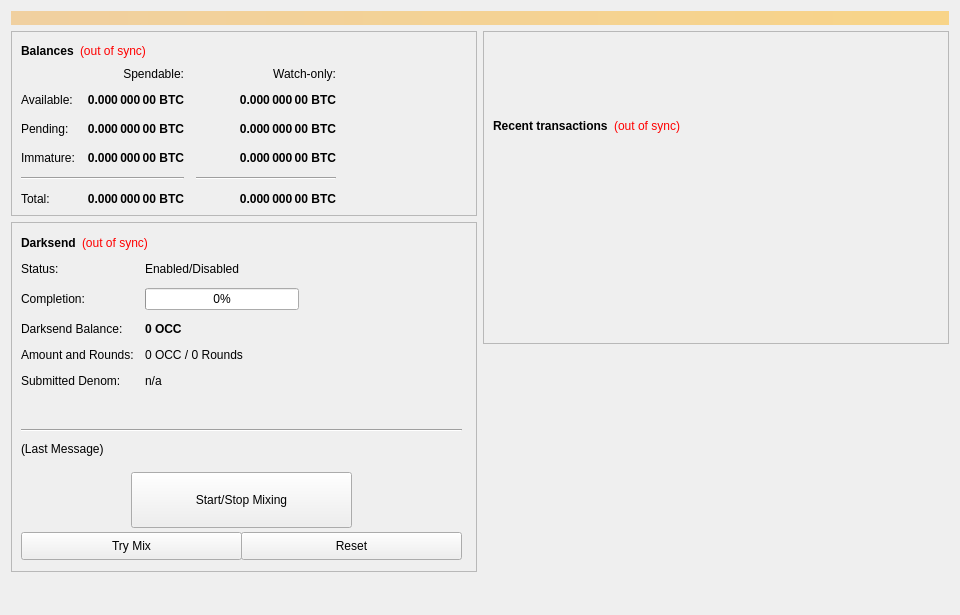
<?xml version="1.0" encoding="UTF-8"?>
<ui version="4.0">
 <class>OverviewPage</class>
 <widget class="QWidget" name="OverviewPage">
  <property name="geometry">
   <rect>
    <x>0</x>
    <y>0</y>
    <width>960</width>
    <height>615</height>
   </rect>
  </property>
  <property name="minimumSize">
   <size>
    <width>960</width>
    <height>0</height>
   </size>
  </property>
  <property name="windowTitle">
   <string>Form</string>
  </property>
  <layout class="QVBoxLayout" name="topLayout">
   <item>
    <widget class="QLabel" name="labelAlerts">
     <property name="visible">
      <bool>false</bool>
     </property>
     <property name="styleSheet">
      <string notr="true">background-color: qlineargradient(x1: 0, y1: 0, x2: 1, y2: 0, stop:0 #F0D0A0, stop:1 #F8D488); color:#000000;</string>
     </property>
     <property name="wordWrap">
      <bool>true</bool>
     </property>
     <property name="margin">
      <number>3</number>
     </property>
    </widget>
   </item>
   <item>
    <layout class="QHBoxLayout" name="horizontalLayout" stretch="1,1">
     <item>
      <layout class="QVBoxLayout" name="verticalLayout_2">
       <item>
        <widget class="QFrame" name="frame">
         <property name="frameShape">
          <enum>QFrame::StyledPanel</enum>
         </property>
         <property name="frameShadow">
          <enum>QFrame::Raised</enum>
         </property>
         <layout class="QVBoxLayout" name="verticalLayout_4">
          <item>
           <layout class="QHBoxLayout" name="horizontalLayout_4">
            <item>
             <widget class="QLabel" name="label_5">
              <property name="font">
               <font>
                <weight>75</weight>
                <bold>true</bold>
               </font>
              </property>
              <property name="text">
               <string>Balances</string>
              </property>
             </widget>
            </item>
            <item>
             <widget class="QLabel" name="labelWalletStatus">
              <property name="cursor">
               <cursorShape>WhatsThisCursor</cursorShape>
              </property>
              <property name="toolTip">
               <string>The displayed information may be out of date. Your wallet automatically synchronizes with the OCC network after a connection is established, but this process has not completed yet.</string>
              </property>
              <property name="styleSheet">
               <string notr="true">QLabel { color: red; }</string>
              </property>
              <property name="text">
               <string notr="true">(out of sync)</string>
              </property>
              <property name="alignment">
               <set>Qt::AlignLeading|Qt::AlignLeft|Qt::AlignVCenter</set>
              </property>
             </widget>
            </item>
            <item>
             <spacer name="horizontalSpacer_3">
              <property name="orientation">
               <enum>Qt::Horizontal</enum>
              </property>
              <property name="sizeHint" stdset="0">
               <size>
                <width>40</width>
                <height>20</height>
               </size>
              </property>
             </spacer>
            </item>
           </layout>
          </item>
          <item>
           <layout class="QGridLayout" name="gridLayout">
            <property name="spacing">
             <number>12</number>
            </property>
            <item row="2" column="2">
             <widget class="QLabel" name="labelWatchPending">
              <property name="font">
               <font>
                <weight>75</weight>
                <bold>true</bold>
               </font>
              </property>
              <property name="cursor">
               <cursorShape>IBeamCursor</cursorShape>
              </property>
              <property name="toolTip">
               <string>Unconfirmed transactions to watch-only addresses</string>
              </property>
              <property name="text">
               <string notr="true">0.000 000 00 BTC</string>
              </property>
              <property name="alignment">
               <set>Qt::AlignRight|Qt::AlignTrailing|Qt::AlignVCenter</set>
              </property>
              <property name="textInteractionFlags">
               <set>Qt::LinksAccessibleByMouse|Qt::TextSelectableByKeyboard|Qt::TextSelectableByMouse</set>
              </property>
             </widget>
            </item>
            <item row="2" column="1">
             <widget class="QLabel" name="labelUnconfirmed">
              <property name="font">
               <font>
                <weight>75</weight>
                <bold>true</bold>
               </font>
              </property>
              <property name="cursor">
               <cursorShape>IBeamCursor</cursorShape>
              </property>
              <property name="toolTip">
               <string>Total of transactions that have yet to be confirmed, and do not yet count toward the spendable balance</string>
              </property>
              <property name="text">
               <string notr="true">0.000 000 00 BTC</string>
              </property>
              <property name="alignment">
               <set>Qt::AlignRight|Qt::AlignTrailing|Qt::AlignVCenter</set>
              </property>
              <property name="textInteractionFlags">
               <set>Qt::LinksAccessibleByMouse|Qt::TextSelectableByKeyboard|Qt::TextSelectableByMouse</set>
              </property>
             </widget>
            </item>
            <item row="3" column="2">
             <widget class="QLabel" name="labelWatchImmature">
              <property name="font">
               <font>
                <weight>75</weight>
                <bold>true</bold>
               </font>
              </property>
              <property name="cursor">
               <cursorShape>IBeamCursor</cursorShape>
              </property>
              <property name="toolTip">
               <string>Staked or masternode rewards in watch-only addresses that has not yet matured</string>
              </property>
              <property name="text">
               <string notr="true">0.000 000 00 BTC</string>
              </property>
              <property name="alignment">
               <set>Qt::AlignRight|Qt::AlignTrailing|Qt::AlignVCenter</set>
              </property>
              <property name="textInteractionFlags">
               <set>Qt::LinksAccessibleByMouse|Qt::TextSelectableByKeyboard|Qt::TextSelectableByMouse</set>
              </property>
             </widget>
            </item>
            <item row="4" column="0" colspan="2">
             <widget class="Line" name="lineSpendableBalance">
              <property name="orientation">
               <enum>Qt::Horizontal</enum>
              </property>
             </widget>
            </item>
            <item row="4" column="2">
             <widget class="Line" name="lineWatchBalance">
              <property name="sizePolicy">
               <sizepolicy hsizetype="Preferred" vsizetype="Fixed">
                <horstretch>0</horstretch>
                <verstretch>0</verstretch>
               </sizepolicy>
              </property>
              <property name="minimumSize">
               <size>
                <width>140</width>
                <height>0</height>
               </size>
              </property>
              <property name="orientation">
               <enum>Qt::Horizontal</enum>
              </property>
             </widget>
            </item>
            <item row="5" column="0">
             <widget class="QLabel" name="labelTotalText">
              <property name="text">
               <string>Total:</string>
              </property>
             </widget>
            </item>
            <item row="3" column="1">
             <widget class="QLabel" name="labelImmature">
              <property name="font">
               <font>
                <weight>75</weight>
                <bold>true</bold>
               </font>
              </property>
              <property name="cursor">
               <cursorShape>IBeamCursor</cursorShape>
              </property>
              <property name="toolTip">
               <string>Staked or masternode rewards that has not yet matured</string>
              </property>
              <property name="text">
               <string notr="true">0.000 000 00 BTC</string>
              </property>
              <property name="alignment">
               <set>Qt::AlignRight|Qt::AlignTrailing|Qt::AlignVCenter</set>
              </property>
              <property name="textInteractionFlags">
               <set>Qt::LinksAccessibleByMouse|Qt::TextSelectableByKeyboard|Qt::TextSelectableByMouse</set>
              </property>
             </widget>
            </item>
            <item row="2" column="3">
             <spacer name="horizontalSpacer_2">
              <property name="orientation">
               <enum>Qt::Horizontal</enum>
              </property>
              <property name="sizeHint" stdset="0">
               <size>
                <width>40</width>
                <height>20</height>
               </size>
              </property>
             </spacer>
            </item>
            <item row="3" column="0">
             <widget class="QLabel" name="labelImmatureText">
              <property name="text">
               <string>Immature:</string>
              </property>
             </widget>
            </item>
            <item row="5" column="1">
             <widget class="QLabel" name="labelTotal">
              <property name="font">
               <font>
                <weight>75</weight>
                <bold>true</bold>
               </font>
              </property>
              <property name="cursor">
               <cursorShape>IBeamCursor</cursorShape>
              </property>
              <property name="toolTip">
               <string>Your current total balance</string>
              </property>
              <property name="text">
               <string notr="true">0.000 000 00 BTC</string>
              </property>
              <property name="alignment">
               <set>Qt::AlignRight|Qt::AlignTrailing|Qt::AlignVCenter</set>
              </property>
              <property name="textInteractionFlags">
               <set>Qt::LinksAccessibleByMouse|Qt::TextSelectableByKeyboard|Qt::TextSelectableByMouse</set>
              </property>
             </widget>
            </item>
            <item row="5" column="2">
             <widget class="QLabel" name="labelWatchTotal">
              <property name="font">
               <font>
                <weight>75</weight>
                <bold>true</bold>
               </font>
              </property>
              <property name="cursor">
               <cursorShape>IBeamCursor</cursorShape>
              </property>
              <property name="toolTip">
               <string>Current total balance in watch-only addresses</string>
              </property>
              <property name="text">
               <string notr="true">0.000 000 00 BTC</string>
              </property>
              <property name="alignment">
               <set>Qt::AlignRight|Qt::AlignTrailing|Qt::AlignVCenter</set>
              </property>
              <property name="textInteractionFlags">
               <set>Qt::LinksAccessibleByMouse|Qt::TextSelectableByKeyboard|Qt::TextSelectableByMouse</set>
              </property>
             </widget>
            </item>
            <item row="0" column="2">
             <widget class="QLabel" name="labelWatchonly">
              <property name="text">
               <string>Watch-only:</string>
              </property>
              <property name="alignment">
               <set>Qt::AlignRight|Qt::AlignTrailing|Qt::AlignVCenter</set>
              </property>
             </widget>
            </item>
            <item row="1" column="0">
             <widget class="QLabel" name="labelBalanceText">
              <property name="text">
               <string>Available:</string>
              </property>
             </widget>
            </item>
            <item row="1" column="1">
             <widget class="QLabel" name="labelBalance">
              <property name="font">
               <font>
                <weight>75</weight>
                <bold>true</bold>
               </font>
              </property>
              <property name="cursor">
               <cursorShape>IBeamCursor</cursorShape>
              </property>
              <property name="toolTip">
               <string>Your current spendable balance</string>
              </property>
              <property name="text">
               <string notr="true">0.000 000 00 BTC</string>
              </property>
              <property name="alignment">
               <set>Qt::AlignRight|Qt::AlignTrailing|Qt::AlignVCenter</set>
              </property>
              <property name="textInteractionFlags">
               <set>Qt::LinksAccessibleByMouse|Qt::TextSelectableByKeyboard|Qt::TextSelectableByMouse</set>
              </property>
             </widget>
            </item>
            <item row="1" column="2">
             <widget class="QLabel" name="labelWatchAvailable">
              <property name="font">
               <font>
                <weight>75</weight>
                <bold>true</bold>
               </font>
              </property>
              <property name="cursor">
               <cursorShape>IBeamCursor</cursorShape>
              </property>
              <property name="toolTip">
               <string>Your current balance in watch-only addresses</string>
              </property>
              <property name="text">
               <string notr="true">0.000 000 00 BTC</string>
              </property>
              <property name="alignment">
               <set>Qt::AlignRight|Qt::AlignTrailing|Qt::AlignVCenter</set>
              </property>
              <property name="textInteractionFlags">
               <set>Qt::LinksAccessibleByMouse|Qt::TextSelectableByKeyboard|Qt::TextSelectableByMouse</set>
              </property>
             </widget>
            </item>
            <item row="2" column="0">
             <widget class="QLabel" name="labelPendingText">
              <property name="text">
               <string>Pending:</string>
              </property>
             </widget>
            </item>
            <item row="0" column="1">
             <widget class="QLabel" name="labelSpendable">
              <property name="text">
               <string>Spendable:</string>
              </property>
              <property name="alignment">
               <set>Qt::AlignRight|Qt::AlignTrailing|Qt::AlignVCenter</set>
              </property>
             </widget>
            </item>
           </layout>
          </item>
         </layout>
        </widget>
       </item>
       <item>
        <widget class="QFrame" name="frameDarksend">
         <property name="minimumSize">
          <size>
           <width>0</width>
           <height>350</height>
          </size>
         </property>
         <property name="layoutDirection">
          <enum>Qt::LeftToRight</enum>
         </property>
         <property name="frameShape">
          <enum>QFrame::StyledPanel</enum>
         </property>
         <property name="frameShadow">
          <enum>QFrame::Raised</enum>
         </property>
         <widget class="QWidget" name="formLayoutWidget">
          <property name="geometry">
           <rect>
            <x>10</x>
            <y>40</y>
            <width>451</width>
            <height>161</height>
           </rect>
          </property>
          <layout class="QFormLayout" name="formLayout">
           <property name="fieldGrowthPolicy">
            <enum>QFormLayout::AllNonFixedFieldsGrow</enum>
           </property>
           <property name="horizontalSpacing">
            <number>11</number>
           </property>
           <property name="verticalSpacing">
            <number>12</number>
           </property>
           <item row="0" column="0">
            <widget class="QLabel" name="label_6">
             <property name="text">
              <string>Status:</string>
             </property>
            </widget>
           </item>
           <item row="1" column="0">
            <widget class="QLabel" name="label_7">
             <property name="text">
              <string>Completion:</string>
             </property>
            </widget>
           </item>
           <item row="1" column="1">
            <widget class="QProgressBar" name="DarksendProgress">
             <property name="maximumSize">
              <size>
               <width>154</width>
               <height>16777215</height>
              </size>
             </property>
             <property name="value">
              <number>0</number>
             </property>
            </widget>
           </item>
           <item row="2" column="0">
            <widget class="QLabel" name="labelAnonymizedText">
             <property name="text">
              <string>Darksend Balance:</string>
             </property>
            </widget>
           </item>
           <item row="2" column="1">
            <widget class="QLabel" name="labelAnonymized">
             <property name="font">
              <font>
               <weight>75</weight>
               <bold>true</bold>
              </font>
             </property>
             <property name="text">
              <string notr="true">0 OCC</string>
             </property>
            </widget>
           </item>
           <item row="3" column="0">
            <widget class="QLabel" name="label_8">
             <property name="text">
              <string>Amount and Rounds:</string>
             </property>
            </widget>
           </item>
           <item row="3" column="1">
            <widget class="QLabel" name="labelAmountRounds">
             <property name="text">
              <string>0 OCC / 0 Rounds</string>
             </property>
            </widget>
           </item>
           <item row="4" column="0">
            <widget class="QLabel" name="label_9">
             <property name="text">
              <string>Submitted Denom:</string>
             </property>
            </widget>
           </item>
           <item row="4" column="1">
            <widget class="QLabel" name="labelSubmittedDenom">
             <property name="toolTip">
              <string>The denominations you submitted to the Masternode.&lt;br&gt;To mix, other users must submit the exact same denominations.</string>
             </property>
             <property name="text">
              <string>n/a</string>
             </property>
            </widget>
           </item>
           <item row="0" column="1">
            <widget class="QLabel" name="DarksendEnabled">
             <property name="text">
              <string>Enabled/Disabled</string>
             </property>
            </widget>
           </item>
          </layout>
         </widget>
         <widget class="QPushButton" name="runAutoDenom">
          <property name="geometry">
           <rect>
            <x>251</x>
            <y>17</y>
            <width>1</width>
            <height>1</height>
           </rect>
          </property>
          <property name="palette">
           <palette>
            <active>
             <colorrole role="WindowText">
              <brush brushstyle="SolidPattern">
               <color alpha="255">
                <red>0</red>
                <green>0</green>
                <blue>0</blue>
               </color>
              </brush>
             </colorrole>
             <colorrole role="Button">
              <brush brushstyle="SolidPattern">
               <color alpha="255">
                <red>239</red>
                <green>238</green>
                <blue>238</blue>
               </color>
              </brush>
             </colorrole>
             <colorrole role="Light">
              <brush brushstyle="SolidPattern">
               <color alpha="255">
                <red>255</red>
                <green>255</green>
                <blue>255</blue>
               </color>
              </brush>
             </colorrole>
             <colorrole role="Midlight">
              <brush brushstyle="SolidPattern">
               <color alpha="255">
                <red>247</red>
                <green>246</green>
                <blue>246</blue>
               </color>
              </brush>
             </colorrole>
             <colorrole role="Dark">
              <brush brushstyle="SolidPattern">
               <color alpha="255">
                <red>119</red>
                <green>119</green>
                <blue>119</blue>
               </color>
              </brush>
             </colorrole>
             <colorrole role="Mid">
              <brush brushstyle="SolidPattern">
               <color alpha="255">
                <red>159</red>
                <green>159</green>
                <blue>159</blue>
               </color>
              </brush>
             </colorrole>
             <colorrole role="Text">
              <brush brushstyle="SolidPattern">
               <color alpha="255">
                <red>0</red>
                <green>0</green>
                <blue>0</blue>
               </color>
              </brush>
             </colorrole>
             <colorrole role="BrightText">
              <brush brushstyle="SolidPattern">
               <color alpha="255">
                <red>255</red>
                <green>255</green>
                <blue>255</blue>
               </color>
              </brush>
             </colorrole>
             <colorrole role="ButtonText">
              <brush brushstyle="SolidPattern">
               <color alpha="255">
                <red>0</red>
                <green>0</green>
                <blue>0</blue>
               </color>
              </brush>
             </colorrole>
             <colorrole role="Base">
              <brush brushstyle="SolidPattern">
               <color alpha="255">
                <red>255</red>
                <green>255</green>
                <blue>255</blue>
               </color>
              </brush>
             </colorrole>
             <colorrole role="Window">
              <brush brushstyle="SolidPattern">
               <color alpha="255">
                <red>239</red>
                <green>238</green>
                <blue>238</blue>
               </color>
              </brush>
             </colorrole>
             <colorrole role="Shadow">
              <brush brushstyle="SolidPattern">
               <color alpha="255">
                <red>0</red>
                <green>0</green>
                <blue>0</blue>
               </color>
              </brush>
             </colorrole>
             <colorrole role="AlternateBase">
              <brush brushstyle="SolidPattern">
               <color alpha="255">
                <red>247</red>
                <green>246</green>
                <blue>246</blue>
               </color>
              </brush>
             </colorrole>
             <colorrole role="ToolTipBase">
              <brush brushstyle="SolidPattern">
               <color alpha="255">
                <red>255</red>
                <green>255</green>
                <blue>220</blue>
               </color>
              </brush>
             </colorrole>
             <colorrole role="ToolTipText">
              <brush brushstyle="SolidPattern">
               <color alpha="255">
                <red>0</red>
                <green>0</green>
                <blue>0</blue>
               </color>
              </brush>
             </colorrole>
            </active>
            <inactive>
             <colorrole role="WindowText">
              <brush brushstyle="SolidPattern">
               <color alpha="255">
                <red>0</red>
                <green>0</green>
                <blue>0</blue>
               </color>
              </brush>
             </colorrole>
             <colorrole role="Button">
              <brush brushstyle="SolidPattern">
               <color alpha="255">
                <red>239</red>
                <green>238</green>
                <blue>238</blue>
               </color>
              </brush>
             </colorrole>
             <colorrole role="Light">
              <brush brushstyle="SolidPattern">
               <color alpha="255">
                <red>255</red>
                <green>255</green>
                <blue>255</blue>
               </color>
              </brush>
             </colorrole>
             <colorrole role="Midlight">
              <brush brushstyle="SolidPattern">
               <color alpha="255">
                <red>247</red>
                <green>246</green>
                <blue>246</blue>
               </color>
              </brush>
             </colorrole>
             <colorrole role="Dark">
              <brush brushstyle="SolidPattern">
               <color alpha="255">
                <red>119</red>
                <green>119</green>
                <blue>119</blue>
               </color>
              </brush>
             </colorrole>
             <colorrole role="Mid">
              <brush brushstyle="SolidPattern">
               <color alpha="255">
                <red>159</red>
                <green>159</green>
                <blue>159</blue>
               </color>
              </brush>
             </colorrole>
             <colorrole role="Text">
              <brush brushstyle="SolidPattern">
               <color alpha="255">
                <red>0</red>
                <green>0</green>
                <blue>0</blue>
               </color>
              </brush>
             </colorrole>
             <colorrole role="BrightText">
              <brush brushstyle="SolidPattern">
               <color alpha="255">
                <red>255</red>
                <green>255</green>
                <blue>255</blue>
               </color>
              </brush>
             </colorrole>
             <colorrole role="ButtonText">
              <brush brushstyle="SolidPattern">
               <color alpha="255">
                <red>0</red>
                <green>0</green>
                <blue>0</blue>
               </color>
              </brush>
             </colorrole>
             <colorrole role="Base">
              <brush brushstyle="SolidPattern">
               <color alpha="255">
                <red>255</red>
                <green>255</green>
                <blue>255</blue>
               </color>
              </brush>
             </colorrole>
             <colorrole role="Window">
              <brush brushstyle="SolidPattern">
               <color alpha="255">
                <red>239</red>
                <green>238</green>
                <blue>238</blue>
               </color>
              </brush>
             </colorrole>
             <colorrole role="Shadow">
              <brush brushstyle="SolidPattern">
               <color alpha="255">
                <red>0</red>
                <green>0</green>
                <blue>0</blue>
               </color>
              </brush>
             </colorrole>
             <colorrole role="AlternateBase">
              <brush brushstyle="SolidPattern">
               <color alpha="255">
                <red>247</red>
                <green>246</green>
                <blue>246</blue>
               </color>
              </brush>
             </colorrole>
             <colorrole role="ToolTipBase">
              <brush brushstyle="SolidPattern">
               <color alpha="255">
                <red>255</red>
                <green>255</green>
                <blue>220</blue>
               </color>
              </brush>
             </colorrole>
             <colorrole role="ToolTipText">
              <brush brushstyle="SolidPattern">
               <color alpha="255">
                <red>0</red>
                <green>0</green>
                <blue>0</blue>
               </color>
              </brush>
             </colorrole>
            </inactive>
            <disabled>
             <colorrole role="WindowText">
              <brush brushstyle="SolidPattern">
               <color alpha="255">
                <red>119</red>
                <green>119</green>
                <blue>119</blue>
               </color>
              </brush>
             </colorrole>
             <colorrole role="Button">
              <brush brushstyle="SolidPattern">
               <color alpha="255">
                <red>239</red>
                <green>238</green>
                <blue>238</blue>
               </color>
              </brush>
             </colorrole>
             <colorrole role="Light">
              <brush brushstyle="SolidPattern">
               <color alpha="255">
                <red>255</red>
                <green>255</green>
                <blue>255</blue>
               </color>
              </brush>
             </colorrole>
             <colorrole role="Midlight">
              <brush brushstyle="SolidPattern">
               <color alpha="255">
                <red>247</red>
                <green>246</green>
                <blue>246</blue>
               </color>
              </brush>
             </colorrole>
             <colorrole role="Dark">
              <brush brushstyle="SolidPattern">
               <color alpha="255">
                <red>119</red>
                <green>119</green>
                <blue>119</blue>
               </color>
              </brush>
             </colorrole>
             <colorrole role="Mid">
              <brush brushstyle="SolidPattern">
               <color alpha="255">
                <red>159</red>
                <green>159</green>
                <blue>159</blue>
               </color>
              </brush>
             </colorrole>
             <colorrole role="Text">
              <brush brushstyle="SolidPattern">
               <color alpha="255">
                <red>119</red>
                <green>119</green>
                <blue>119</blue>
               </color>
              </brush>
             </colorrole>
             <colorrole role="BrightText">
              <brush brushstyle="SolidPattern">
               <color alpha="255">
                <red>255</red>
                <green>255</green>
                <blue>255</blue>
               </color>
              </brush>
             </colorrole>
             <colorrole role="ButtonText">
              <brush brushstyle="SolidPattern">
               <color alpha="255">
                <red>119</red>
                <green>119</green>
                <blue>119</blue>
               </color>
              </brush>
             </colorrole>
             <colorrole role="Base">
              <brush brushstyle="SolidPattern">
               <color alpha="255">
                <red>239</red>
                <green>238</green>
                <blue>238</blue>
               </color>
              </brush>
             </colorrole>
             <colorrole role="Window">
              <brush brushstyle="SolidPattern">
               <color alpha="255">
                <red>239</red>
                <green>238</green>
                <blue>238</blue>
               </color>
              </brush>
             </colorrole>
             <colorrole role="Shadow">
              <brush brushstyle="SolidPattern">
               <color alpha="255">
                <red>0</red>
                <green>0</green>
                <blue>0</blue>
               </color>
              </brush>
             </colorrole>
             <colorrole role="AlternateBase">
              <brush brushstyle="SolidPattern">
               <color alpha="255">
                <red>239</red>
                <green>238</green>
                <blue>238</blue>
               </color>
              </brush>
             </colorrole>
             <colorrole role="ToolTipBase">
              <brush brushstyle="SolidPattern">
               <color alpha="255">
                <red>255</red>
                <green>255</green>
                <blue>220</blue>
               </color>
              </brush>
             </colorrole>
             <colorrole role="ToolTipText">
              <brush brushstyle="SolidPattern">
               <color alpha="255">
                <red>0</red>
                <green>0</green>
                <blue>0</blue>
               </color>
              </brush>
             </colorrole>
            </disabled>
           </palette>
          </property>
          <property name="focusPolicy">
           <enum>Qt::NoFocus</enum>
          </property>
          <property name="autoFillBackground">
           <bool>true</bool>
          </property>
          <property name="text">
           <string/>
          </property>
          <property name="flat">
           <bool>true</bool>
          </property>
         </widget>
         <widget class="QPushButton" name="toggleDarksend">
          <property name="geometry">
           <rect>
            <x>120</x>
            <y>250</y>
            <width>221</width>
            <height>56</height>
           </rect>
          </property>
          <property name="sizePolicy">
           <sizepolicy hsizetype="MinimumExpanding" vsizetype="Fixed">
            <horstretch>0</horstretch>
            <verstretch>0</verstretch>
           </sizepolicy>
          </property>
          <property name="text">
           <string>Start/Stop Mixing</string>
          </property>
         </widget>
         <widget class="Line" name="lineLastMessage">
          <property name="geometry">
           <rect>
            <x>10</x>
            <y>200</y>
            <width>441</width>
            <height>16</height>
           </rect>
          </property>
          <property name="orientation">
           <enum>Qt::Horizontal</enum>
          </property>
         </widget>
         <widget class="QLabel" name="DarksendStatus">
          <property name="geometry">
           <rect>
            <x>10</x>
            <y>220</y>
            <width>451</width>
            <height>61</height>
           </rect>
          </property>
          <property name="minimumSize">
           <size>
            <width>288</width>
            <height>43</height>
           </size>
          </property>
          <property name="text">
           <string>(Last Message)</string>
          </property>
          <property name="alignment">
           <set>Qt::AlignLeading|Qt::AlignLeft|Qt::AlignTop</set>
          </property>
          <property name="wordWrap">
           <bool>true</bool>
          </property>
         </widget>
         <widget class="QPushButton" name="DarksendAuto">
          <property name="geometry">
           <rect>
            <x>10</x>
            <y>310</y>
            <width>221</width>
            <height>28</height>
           </rect>
          </property>
          <property name="sizePolicy">
           <sizepolicy hsizetype="MinimumExpanding" vsizetype="Fixed">
            <horstretch>0</horstretch>
            <verstretch>0</verstretch>
           </sizepolicy>
          </property>
          <property name="toolTip">
           <string>Try to manually submit a Darksend request.</string>
          </property>
          <property name="text">
           <string>Try Mix</string>
          </property>
         </widget>
         <widget class="QPushButton" name="DarksendReset">
          <property name="geometry">
           <rect>
            <x>230</x>
            <y>310</y>
            <width>221</width>
            <height>28</height>
           </rect>
          </property>
          <property name="sizePolicy">
           <sizepolicy hsizetype="MinimumExpanding" vsizetype="Fixed">
            <horstretch>0</horstretch>
            <verstretch>0</verstretch>
           </sizepolicy>
          </property>
          <property name="toolTip">
           <string>Reset the current status of Darksend (can interrupt Darksend if it's in the process of Mixing, which can cost you money!)</string>
          </property>
          <property name="autoFillBackground">
           <bool>false</bool>
          </property>
          <property name="text">
           <string>Reset</string>
          </property>
         </widget>
         <widget class="QWidget" name="layoutWidget">
          <property name="geometry">
           <rect>
            <x>10</x>
            <y>10</y>
            <width>431</width>
            <height>22</height>
           </rect>
          </property>
          <layout class="QHBoxLayout" name="horizontalLayout_5">
           <item>
            <widget class="QLabel" name="label_2">
             <property name="font">
              <font>
               <weight>75</weight>
               <bold>true</bold>
              </font>
             </property>
             <property name="text">
              <string>Darksend</string>
             </property>
            </widget>
           </item>
           <item>
            <widget class="QLabel" name="labelDarksendSyncStatus">
             <property name="toolTip">
              <string>The displayed information may be out of date. Your wallet automatically synchronizes with the OCC network after a connection is established, but this process has not completed yet.</string>
             </property>
             <property name="styleSheet">
              <string notr="true">QLabel { color: red; }</string>
             </property>
             <property name="text">
              <string notr="true">(out of sync)</string>
             </property>
             <property name="alignment">
              <set>Qt::AlignLeading|Qt::AlignLeft|Qt::AlignVCenter</set>
             </property>
            </widget>
           </item>
           <item>
            <spacer name="horizontalSpacer_4">
             <property name="orientation">
              <enum>Qt::Horizontal</enum>
             </property>
             <property name="sizeHint" stdset="0">
              <size>
               <width>40</width>
               <height>20</height>
              </size>
             </property>
            </spacer>
           </item>
          </layout>
         </widget>
        </widget>
       </item>
       <item>
        <spacer name="verticalSpacer">
         <property name="orientation">
          <enum>Qt::Vertical</enum>
         </property>
         <property name="sizeHint" stdset="0">
          <size>
           <width>20</width>
           <height>40</height>
          </size>
         </property>
        </spacer>
       </item>
      </layout>
     </item>
     <item>
      <layout class="QVBoxLayout" name="verticalLayout_3">
       <item>
        <widget class="QFrame" name="frame_2">
         <property name="frameShape">
          <enum>QFrame::StyledPanel</enum>
         </property>
         <property name="frameShadow">
          <enum>QFrame::Raised</enum>
         </property>
         <layout class="QVBoxLayout" name="verticalLayout">
          <item>
           <spacer name="verticalSpacer_3">
            <property name="orientation">
             <enum>Qt::Vertical</enum>
            </property>
            <property name="sizeType">
             <enum>QSizePolicy::Fixed</enum>
            </property>
            <property name="sizeHint" stdset="0">
             <size>
              <width>20</width>
              <height>75</height>
             </size>
            </property>
           </spacer>
          </item>
          <item>
           <layout class="QHBoxLayout" name="horizontalLayout_2">
            <item>
             <widget class="QLabel" name="label_4">
              <property name="font">
               <font>
                <weight>75</weight>
                <bold>true</bold>
               </font>
              </property>
              <property name="text">
               <string>Recent transactions</string>
              </property>
             </widget>
            </item>
            <item>
             <widget class="QLabel" name="labelTransactionsStatus">
              <property name="cursor">
               <cursorShape>WhatsThisCursor</cursorShape>
              </property>
              <property name="toolTip">
               <string>The displayed information may be out of date. Your wallet automatically synchronizes with the OCC network after a connection is established, but this process has not completed yet.</string>
              </property>
              <property name="styleSheet">
               <string notr="true">QLabel { color: red; }</string>
              </property>
              <property name="text">
               <string notr="true">(out of sync)</string>
              </property>
              <property name="alignment">
               <set>Qt::AlignRight|Qt::AlignTrailing|Qt::AlignVCenter</set>
              </property>
             </widget>
            </item>
            <item>
             <spacer name="horizontalSpacer">
              <property name="orientation">
               <enum>Qt::Horizontal</enum>
              </property>
              <property name="sizeHint" stdset="0">
               <size>
                <width>40</width>
                <height>20</height>
               </size>
              </property>
             </spacer>
            </item>
           </layout>
          </item>
          <item>
           <widget class="QListView" name="listTransactions">
            <property name="styleSheet">
             <string notr="true">QListView { background: transparent; }</string>
            </property>
            <property name="frameShape">
             <enum>QFrame::NoFrame</enum>
            </property>
            <property name="verticalScrollBarPolicy">
             <enum>Qt::ScrollBarAlwaysOff</enum>
            </property>
            <property name="horizontalScrollBarPolicy">
             <enum>Qt::ScrollBarAlwaysOff</enum>
            </property>
            <property name="selectionMode">
             <enum>QAbstractItemView::NoSelection</enum>
            </property>
           </widget>
          </item>
         </layout>
        </widget>
       </item>
       <item>
        <spacer name="verticalSpacer_2">
         <property name="orientation">
          <enum>Qt::Vertical</enum>
         </property>
         <property name="sizeType">
          <enum>QSizePolicy::Expanding</enum>
         </property>
         <property name="sizeHint" stdset="0">
          <size>
           <width>20</width>
           <height>40</height>
          </size>
         </property>
        </spacer>
       </item>
      </layout>
     </item>
    </layout>
   </item>
  </layout>
 </widget>
 <resources/>
 <connections/>
</ui>
